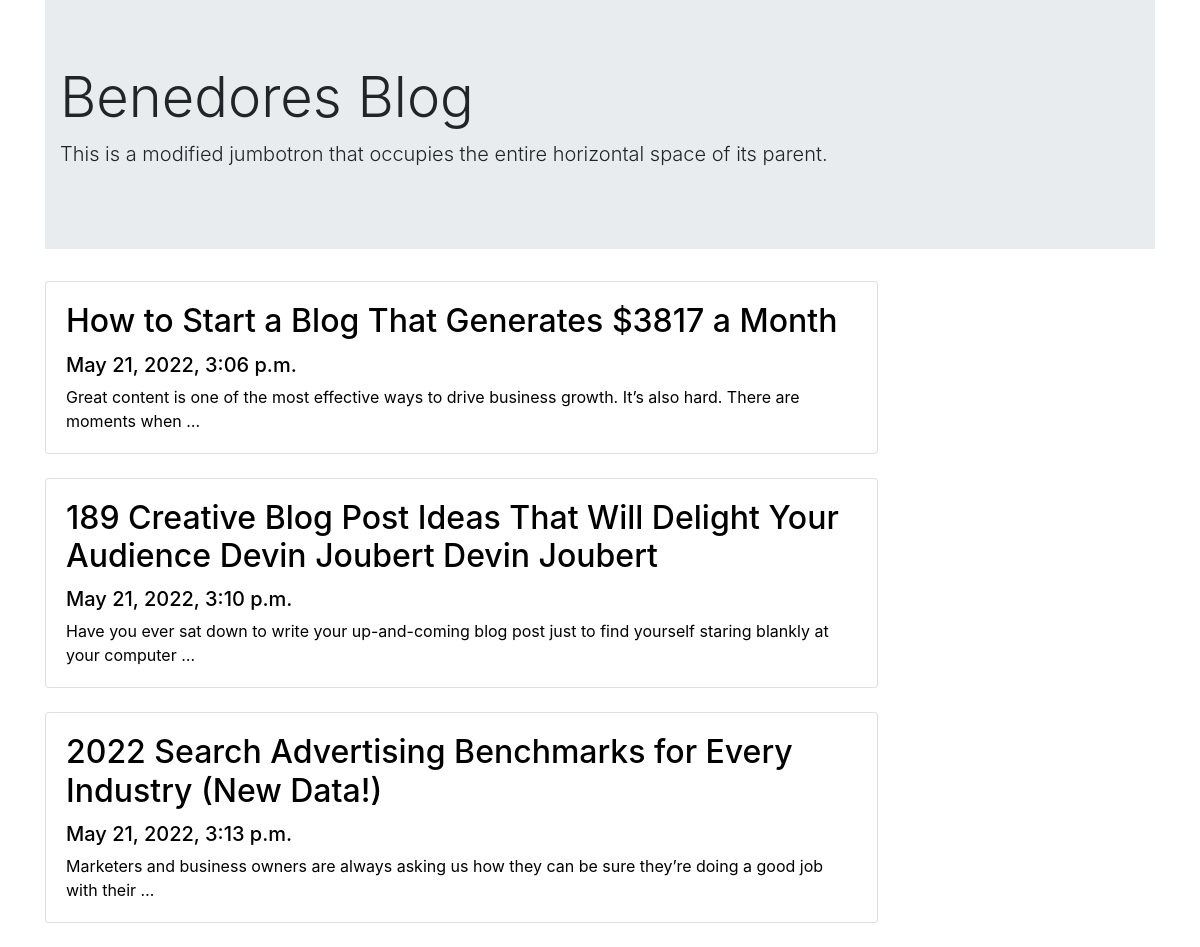
The page / on the database its author committed.
### post/views.py (the view)
# urls.py: path('', views.index, name="index"),
def index(request):
    posts = Post.objects.all()
    context = {
        'posts':posts
    }
    return render(request, "index.html", context)

### templates/index.html (shortened to what this page needs)
{% load static %}
<!DOCTYPE html>
<html lang="en">
<head>
    <link rel="stylesheet" href="{% static 'css/bootstrap.min.css' %}">
</head>
<body>
    <div class="container">
    <div class="jumbotron jumbotron-fluid">
        <div class="container">
          <h1 class="display-4">Benedores Blog</h1>
          <p class="lead">This is a modified jumbotron that occupies the entire horizontal space of its parent.</p>
        </div>
      </div>
      {% for post in posts %}
      <a href="/post/{{post.id}}" style="text-decoration:none; color:black;">
      <div class="card w-75">
        <div class="card-body">
          <h2 class="card-title">{{post.title}}</h2>
          <h5>{{ post.created_at }}</h5>
          <p class="card-text">{{post.body|truncatewords:20}}</p>
        </a>
        </div>
      <br>
      {% endfor %}
</body>
</html>

### rows shown on the page
Post: title "How to Start a Blog That Generates $3817 a Month", created_at "May 21, 2022, 3:06 p.m.", body "Great content is one of the most effective ways to drive business growth. It’s also hard. There are moments when …"
Post: title "189 Creative Blog Post Ideas That Will Delight Your Audience Devin Joubert Devin Joubert", created_at "May 21, 2022, 3:10 p.m.", body "Have you ever sat down to write your up-and-coming blog post just to find yourself staring blankly at your computer …"
Post: title "2022 Search Advertising Benchmarks for Every Industry (New Data!)", created_at "May 21, 2022, 3:13 p.m.", body "Marketers and business owners are always asking us how they can be sure they’re doing a good job with their …"
